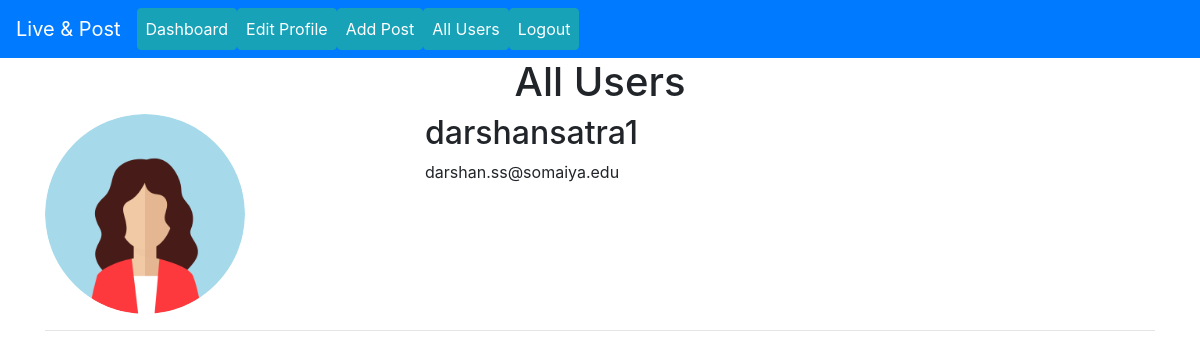
/users.php (signed in), run on the app's committed database.
### tables this page shows
CREATE TABLE `profile` (
  `id` int(100) NOT NULL,
  `profession` varchar(100) NOT NULL,
  `avatar` varchar(100) NOT NULL,
  `user_id` int(100) NOT NULL,
  `user_role` int(10) NOT NULL
);

CREATE TABLE `users` (
  `id` int(100) NOT NULL,
  `username` varchar(100) NOT NULL,
  `email` varchar(100) NOT NULL,
  `password` varchar(100) NOT NULL,
  `user_role` int(10) NOT NULL
);

### users.php (the view, shortened to what this page needs)
<?php if(!isset($_SESSION['username'])): ?>
    <?php header('Location:dashboard.php') ?>
<?php else: ?>
    <?php
        include("inc/header.php");
        include("./config/db.php");
    ?>
    <div class="container">
        <h1 style="text-align:center"">All Users</h1>
        <?php
            $sql = "SELECT * FROM users INNER JOIN profile ON users.id = profile.user_id and profile.user_role = '0'";
            $result = mysqli_query($conn,$sql);
            if(mysqli_num_rows($result)){
                while($user = mysqli_fetch_array($result)){
                    $username = $user['username'];
                    $email = $user['email'];
                    $avatar = $user['avatar'];
                    ?>
                    <div class="row">
                        <div class="col-lg-4">
                            <img src="<?php echo $avatar?>" alt ="Profile Pic" style = "height:200px;width:200px;border-radius:50%">
                        </div>
                        <div class="col-lg-8">
                            <h2><?php echo $username?></h2>
                            <p><?php echo $email?></p>
                        </div>
                    </div>
                    <hr>
                    <?php
                }
            }
        ?>
    </div>
<?php endif; ?>

### data on the page
profile: avatar (picture), user.username "darshansatra1", user.email "darshan.ss@somaiya.edu"
